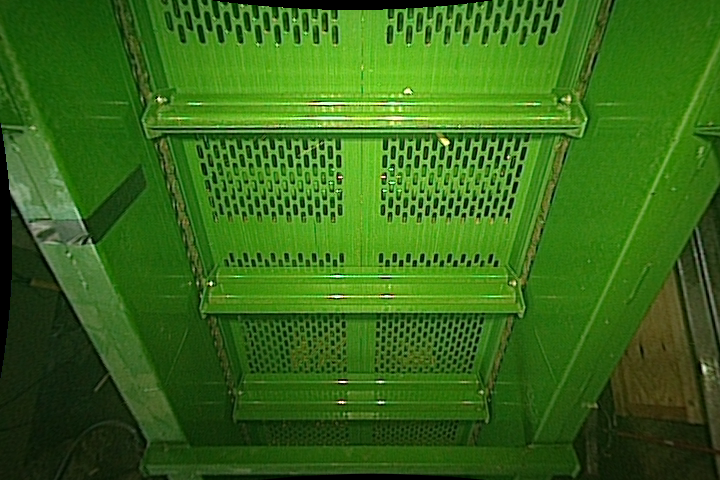
#> input picture dataset/testing/2015_07_21_1203_bamb_70_630/630_0_5800.432-0.0.bmp, 720 x 480 px, found by its file name; its folder holds 4 pictures in this run
$ python real_time_plot.py
#> lines starting #> are read from the running program, lines starting #| are printed output that depends on the picture
import matplotlib.pyplot as plt
import numpy as np
import os
img_path = '/home/moe/Desktop/bambo_Logs/Data/sample_dataset/testing/2015_07_21_1203_bamb_70_630'
dir_img = sorted(os.listdir(img_path))
fig, (ax, ax1, ax2) = plt.subplots(1, 3, figsize=(15, 3))
t2 = ax2.text(len(dir_img)-150, 7, 'Prediction: {0:2f}'.format(np.sqrt(np.sqrt(0))))
for i, img in enumerate(dir_img):
    imgx = os.path.join(img_path, img)
    im = plt.imread(imgx)
#> im is the input picture: shape (480, 720, 3); mean R, G, B 54.7, 105.1, 24.8
    ax.imshow(im)
    ax1.imshow(im)
    ax2.axis([0, len(dir_img), 0, 8])
    ax2.plot(i, np.sqrt(np.sqrt(i)), marker='.')
    t2.set_text('Prediction: {0:2f}'.format(np.sqrt(np.sqrt(i))))
    # ax2.legend(loc='upper_left')
    plt.pause(.1333)
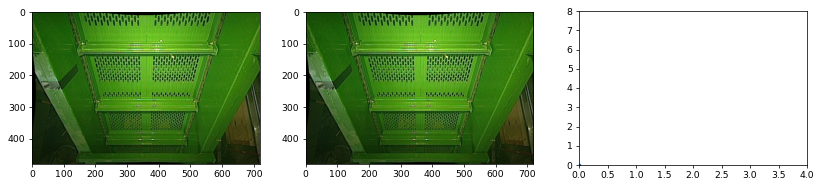
#> figure drawn by matplotlib, 3 panels
    plt.draw()
#> pass 2 of the loop `for i, img in enumerate(dir_img):`:
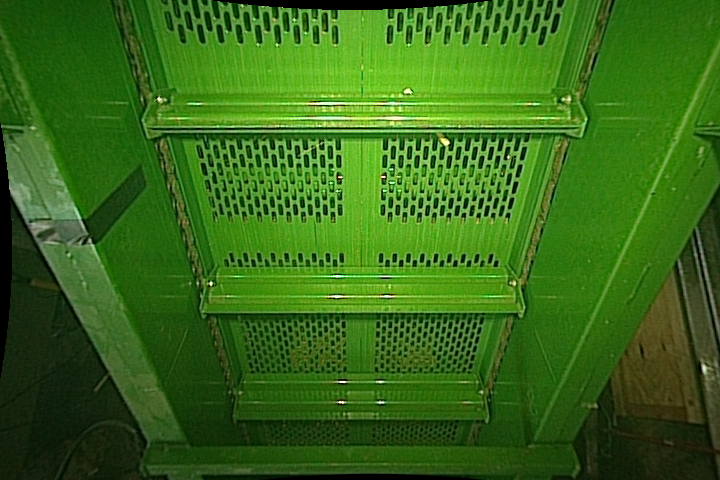
#> input picture dataset/testing/2015_07_21_1203_bamb_70_630/630_0_5800.565-0.0.bmp, 720 x 480 px, found by its file name
#> im is the input picture: shape (480, 720, 3); mean R, G, B 54.7, 105.1, 24.8
#> `plt.pause(.1333)`:
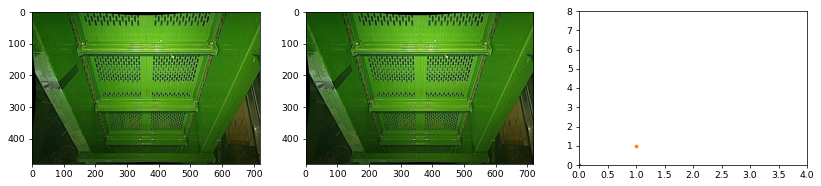
#> figure drawn by matplotlib, 3 panels
#> pass 3 of the loop `for i, img in enumerate(dir_img):`:
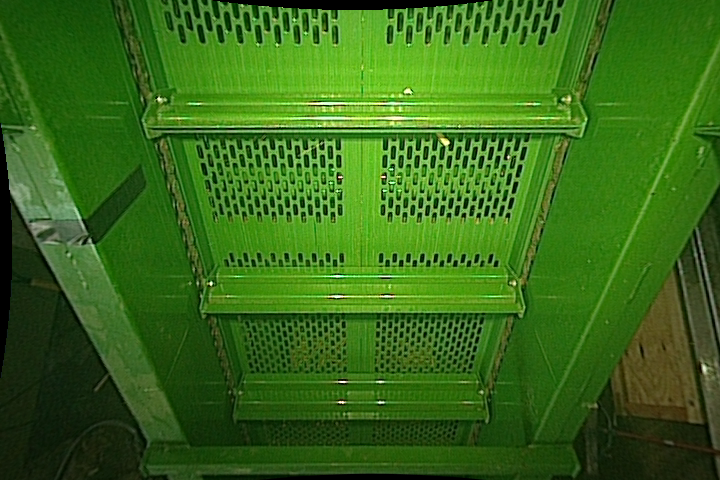
#> input picture dataset/testing/2015_07_21_1203_bamb_70_630/630_0_5802.965-0.0.bmp, 720 x 480 px, found by its file name
#> im is the input picture: shape (480, 720, 3); mean R, G, B 55.1, 105.4, 25.2
#> `plt.pause(.1333)`:
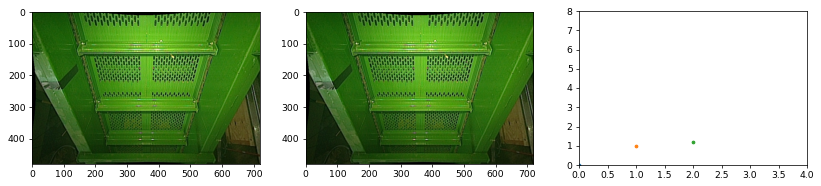
#> figure drawn by matplotlib, 3 panels
#> the loop made 4 passes; the first 3 are shown
